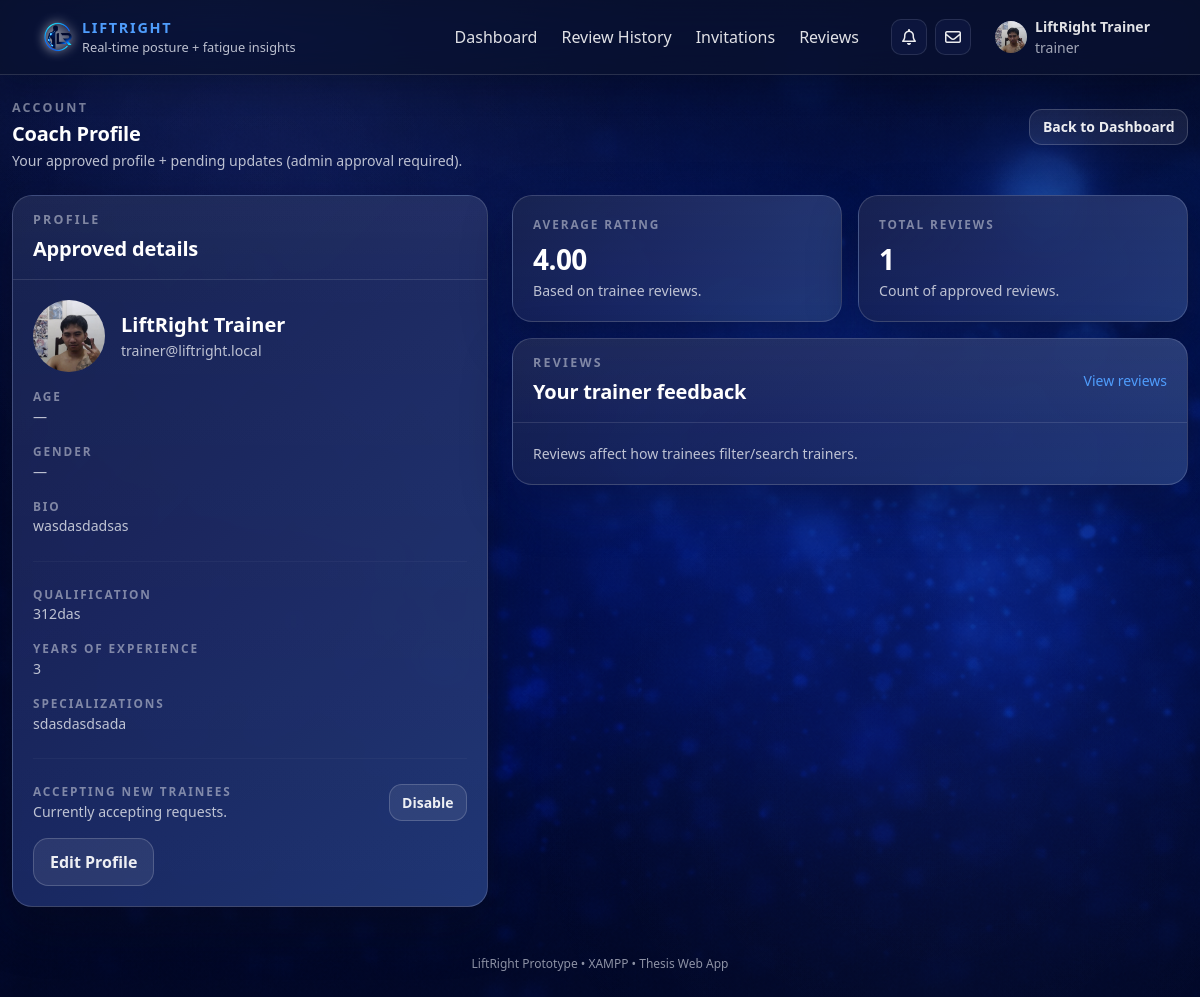
The app's page /web/coach/profile.php (signed in) with its own data.
### tables this page shows
CREATE TABLE `users` (
  `user_id` int NOT NULL,
  `full_name` varchar(120) NOT NULL,
  `email` varchar(190) NOT NULL,
  `password_hash` varchar(255) NOT NULL,
  `role` enum('user','trainer','admin') NOT NULL DEFAULT 'user',
  `age` int DEFAULT NULL,
  `birthdate` date DEFAULT NULL,
  `gender` enum('male','female','other','prefer_not_to_say') DEFAULT NULL,
  `bio` text,
  `profile_photo` varchar(255) DEFAULT NULL,
  `qualification` varchar(190) DEFAULT NULL,
  `years_experience` tinyint UNSIGNED DEFAULT NULL,
  `specializations` json DEFAULT NULL,
  `accepting_trainees` tinyint(1) NOT NULL DEFAULT '1',
  `created_at` timestamp NOT NULL DEFAULT CURRENT_TIMESTAMP,
  `last_login` timestamp NULL DEFAULT NULL,
  `trainer_id` int DEFAULT NULL,
  `account_status` enum('pending','approved','rejected','suspended') NOT NULL DEFAULT 'pending',
  `twofa_enabled` tinyint(1) NOT NULL DEFAULT '1',
  `failed_login_attempts` int NOT NULL DEFAULT '0',
  `lock_until` datetime DEFAULT NULL,
  `last_failed_login` timestamp NULL DEFAULT NULL,
  `email_verified_at` datetime DEFAULT NULL,
  `theme` varchar(30) NOT NULL DEFAULT 'default'
);

CREATE TABLE `trainer_rating_summary` (
  `trainer_id` int NOT NULL,
  `avg_rating` decimal(6,2) DEFAULT NULL,
  `review_count` bigint NOT NULL DEFAULT '0'
);

### web/config/config.php (called while the page is built, shortened)
<?php
$BASE_URL = "/liftright/web";
function h(string $s): string {
  return htmlspecialchars($s, ENT_QUOTES, 'UTF-8');
}

### web/includes/profile_change_helpers.php (called while the page is built, shortened)
<?php
function get_pending_profile_request(mysqli $db, int $user_id): ?array {
  $stmt = $db->prepare("
    SELECT *
    FROM profile_change_requests
    WHERE user_id = ? AND status = 'pending'
    ORDER BY created_at DESC
    LIMIT 1
  ");
  $stmt->bind_param("i", $user_id);
  $stmt->execute();
  $row = $stmt->get_result()->fetch_assoc();
  return $row ?: null;
}

### web/coach/profile.php (the view, shortened to what this page needs)
<?php
require_once __DIR__ . '/../config/config.php';
require_once __DIR__ . '/../includes/profile_change_helpers.php';
$user_id    = (int)($_SESSION['user_id'] ?? 0);
function calc_age(?string $birthdate): string {
  if (!$birthdate) return '—';
  $ts = strtotime($birthdate);
  $dob = new DateTime(date('Y-m-d', $ts));
  $now = new DateTime('today');
  return (string)$dob->diff($now)->y;
}
$stmt = $mysqli->prepare("
SELECT user_id, full_name, email,
       birthdate, gender, bio, profile_photo,
       qualification, years_experience, specializations,
       accepting_trainees
  FROM users
  WHERE user_id = ?
  LIMIT 1
");
$stmt->bind_param("i", $user_id);
$stmt->execute();
$u = $stmt->get_result()->fetch_assoc();
$pending = get_pending_profile_request($mysqli, $user_id);
$total_reviews = 0;
$avg_rating    = 0.0;
$stmt = $mysqli->prepare("
  SELECT avg_rating, review_count
  FROM trainer_rating_summary
  WHERE trainer_id = ?
  LIMIT 1
");
$stmt->bind_param("i", $user_id);
$stmt->execute();
$rs = $stmt->get_result()->fetch_assoc();
if ($rs) {
  $avg_rating    = (float)($rs['avg_rating'] ?? 0);
  $total_reviews = (int)($rs['review_count'] ?? 0);
}
require __DIR__ . '/../includes/head.php';
?>
<body>
<?php require __DIR__ . '/../includes/navbar.php'; ?>
<div class="lr-page-wrapper">
  <div class="container lr-main-container py-4">
    <div class="row mb-4 align-items-center">
      <div class="col-md-8">
        <div class="lr-section-title mb-1">Account</div>
        <h1 class="lr-section-heading mb-1">Coach Profile</h1>
        <p class="lr-stat-subtext mb-0">Your approved profile + pending updates (admin approval required).</p>
      </div>
      <div class="col-md-4 text-md-end mt-3 mt-md-0">
        <a class="btn btn-outline-light btn-sm" href="<?= $BASE_URL ?>/coach/dashboard.php">Back to Dashboard</a>
      </div>
    </div>
    <div class="row g-4">
      <div class="col-lg-5">
        <div class="lr-card">
          <div class="lr-card-header">
            <div class="lr-section-title mb-1">Profile</div>
            <div class="lr-section-heading mb-0">Approved details</div>
          </div>
          <div class="lr-card-body">
            <div class="d-flex align-items-center gap-3 mb-3">
              <?php
                $photo = (string)($u['profile_photo'] ?? '');
                $src = $photo ? ($BASE_URL . '/' . ltrim($photo, '/')) : '';
              ?>
              <div style="width:72px;height:72px;border-radius:50%;overflow:hidden;background:rgba(255,255,255,.08);display:flex;align-items:center;justify-content:center;">
                <?php if ($src): ?>
                  <img src="<?= h($src) ?>" alt="Profile photo" style="width:100%;height:100%;object-fit:cover;">
                <?php else: ?>
                  <span style="opacity:.8;">No photo</span>
                <?php endif; ?>
              </div>
              <div>
                <div class="fw-semibold fs-5"><?= h((string)$u['full_name']) ?></div>
                <div class="lr-stat-subtext"><?= h((string)$u['email']) ?></div>
              </div>
            </div>
            <div class="lr-stat-label">Age</div>
            <div class="lr-stat-subtext"><?= h(calc_age($u['birthdate'] ?? null)) ?></div>
            <div class="lr-stat-label mt-3">Gender</div>
            <div class="lr-stat-subtext"><?= h((string)($u['gender'] ?? '—')) ?></div>
            <div class="lr-stat-label mt-3">Bio</div>
            <div class="lr-stat-subtext"><?= h((string)($u['bio'] ?? '—')) ?></div>
            <hr class="border-secondary my-4">
            <div class="lr-stat-label">Qualification</div>
            <div class="lr-stat-subtext"><?= h((string)($u['qualification'] ?? '—')) ?></div>
            <div class="lr-stat-label mt-3">Years of experience</div>
            <div class="lr-stat-subtext"><?= $u['years_experience'] === null ? '—' : (int)$u['years_experience'] ?></div>
            <div class="lr-stat-label mt-3">Specializations</div>
            <div class="lr-stat-subtext">
              <?php
                $specRaw = $u['specializations'] ?? '';
                $out = '—';
                if (is_string($specRaw) && trim($specRaw) !== '') {
                  $trim = trim($specRaw);
                  $decoded = json_decode($trim, true);
                  if (is_array($decoded)) {
                    $decoded = array_values(array_filter(array_map('trim', $decoded), fn($x) => $x !== ''));
                    $out = $decoded ? implode(', ', $decoded) : '—';
                  } else {
                    $out = $trim;
                  }
                }
                echo h($out);
              ?>
            </div>
            <hr class="border-secondary my-4">
            <div class="d-flex justify-content-between align-items-center">
              <div>
                <div class="lr-stat-label">Accepting New Trainees</div>
                <div class="lr-stat-subtext">
                  <?= $u['accepting_trainees'] ? 'Currently accepting requests.' : 'Not accepting new trainees.' ?>
                </div>
              </div>
              <form method="post" class="m-0">
                <button class="btn <?= $u['accepting_trainees'] ? 'btn-outline-light' : 'btn-primary' ?> btn-sm">
                  <?= $u['accepting_trainees'] ? 'Disable' : 'Enable' ?>
                </button>
              </form>
            </div>
            <?php if (!$pending): ?>
              <a class="btn btn-outline-light mt-3"
                 href="<?= $BASE_URL ?>/coach/edit-profile.php">
                Edit Profile
              </a>
            <?php else: ?>
              <div class="lr-stat-subtext mt-3 mb-0">
                Editing is disabled while a request is pending.
              </div>
            <?php endif; ?>
          </div>
        </div>
      </div>
      <div class="col-lg-7">
        <div class="row g-3">
          <div class="col-md-6">
            <div class="lr-card h-100">
              <div class="lr-card-body">
                <div class="lr-stat-label">Average rating</div>
                <div class="lr-stat-value mt-1"><?= $total_reviews ? h(number_format($avg_rating, 2)) : '—' ?></div>
                <div class="lr-stat-subtext">Based on trainee reviews.</div>
              </div>
            </div>
          </div>
          <div class="col-md-6">
            <div class="lr-card h-100">
              <div class="lr-card-body">
                <div class="lr-stat-label">Total reviews</div>
                <div class="lr-stat-value mt-1"><?= (int)$total_reviews ?></div>
                <div class="lr-stat-subtext">Count of approved reviews.</div>
              </div>
            </div>
          </div>
          <div class="col-12">
            <div class="lr-card">
              <div class="lr-card-header d-flex justify-content-between align-items-center">
                <div>
                  <div class="lr-section-title mb-1">Reviews</div>
                  <div class="lr-section-heading mb-0">Your trainer feedback</div>
                </div>
                <a class="small text-decoration-none" href="<?= $BASE_URL ?>/coach/reviews.php">View reviews</a>
              </div>
              <div class="lr-card-body">
                <div class="lr-stat-subtext mb-0">
                  Reviews affect how trainees filter/search trainers.
                </div>
              </div>
            </div>
          </div>
        </div>
      </div>
    </div>
  </div>
</div>
<?php require __DIR__ . '/../includes/footer.php'; ?>

### web/includes/navbar.php (shortened to what this page needs)
<?php
global $BASE_URL;
global $mysqli;
$role = $_SESSION['role'] ?? null;
$full_name = $_SESSION['full_name'] ?? null;
$user_id = (int)($_SESSION['user_id'] ?? 0);
$profile_photo = null;
if ($user_id > 0 && isset($mysqli) && $mysqli instanceof mysqli) {
  $stmt = $mysqli->prepare("SELECT profile_photo FROM users WHERE user_id = ? LIMIT 1");
  $stmt->bind_param("i", $user_id);
  $stmt->execute();
  $row = $stmt->get_result()->fetch_assoc();
  if ($row && !empty($row['profile_photo'])) {
    $profile_photo = (string)$row['profile_photo'];
  }
}
$currentPath = parse_url($_SERVER['REQUEST_URI'] ?? '', PHP_URL_PATH) ?: '';
function nav_active(string $needle, string $currentPath): string {
  return str_contains($currentPath, $needle) ? ' active' : '';
}
?>
<nav class="navbar navbar-expand-lg fixed-top liftright-navbar">
  <div class="container">
    <a class="navbar-brand d-flex align-items-center gap-2" href="<?= $BASE_URL ?>/index.php">
      <img src="<?= $BASE_URL ?>/assets/images/logo/liftright-logo.png"
            alt="LiftRight Logo"
            class="lr-logo">
      <div class="d-flex flex-column">
        <span class="brand-accent">LiftRight</span>
        <span class="brand-subtitle">Real-time posture + fatigue insights</span>
      </div>
    </a>
    <div class="collapse navbar-collapse" id="lrNav">
      <ul class="navbar-nav ms-auto align-items-lg-center gap-lg-2">
        <?php if (!$role): ?>
          <li class="nav-item"><a class="nav-link" href="<?= $BASE_URL ?>/login.php">Login</a></li>
          <li class="nav-item"><a class="btn btn-primary btn-sm" href="<?= $BASE_URL ?>/register.php">Create account</a></li>
        <?php else: ?>
          <?php if ($role === 'user'): ?>
            <li class="nav-item"><a class="nav-link<?= nav_active('/trainee/dashboard.php', $currentPath) ?>" href="<?= $BASE_URL ?>/trainee/dashboard.php">Dashboard</a></li>
            <li class="nav-item"><a class="nav-link<?= nav_active('/trainee/sessions.php', $currentPath) || nav_active('/trainee/session-view.php', $currentPath) ? ' active' : '' ?>" href="<?= $BASE_URL ?>/trainee/sessions.php">Sessions</a></li>
            <li class="nav-item"><a class="nav-link<?= nav_active('/trainee/assign-trainer.php', $currentPath) ? ' active' : '' ?>" href="<?= $BASE_URL ?>/trainee/assign-trainer.php">Assign Trainer</a></li>
            <li class="nav-item">
              <a class="nav-link<?= nav_active('/trainee/trainer-info.php', $currentPath) ? ' active' : '' ?>" href="<?= $BASE_URL ?>/trainee/trainer-info.php">
                Trainer Info
              </a>
            </li>
          <?php elseif ($role === 'trainer'): ?>
            <li class="nav-item"><a class="nav-link<?= nav_active('/coach/dashboard.php', $currentPath) ? ' active' : '' ?>" href="<?= $BASE_URL ?>/coach/dashboard.php">Dashboard</a></li>
            <li class="nav-item"><a class="nav-link<?= nav_active('/coach/review-history.php', $currentPath) || nav_active('/coach/review-session.php', $currentPath) ? ' active' : '' ?>" href="<?= $BASE_URL ?>/coach/review-history.php">Review History</a></li>
            <li class="nav-item">
              <a class="nav-link d-flex align-items-center gap-2<?= nav_active('/coach/invitations.php', $currentPath) ? ' active' : '' ?>" href="<?= $BASE_URL ?>/coach/invitations.php">
                Invitations
              </a>
            </li>
            <li class="nav-item">
              <a class="nav-link<?= nav_active('/coach/reviews.php', $currentPath) ? ' active' : '' ?>" href="<?= $BASE_URL ?>/coach/reviews.php">
                Reviews
              </a>
            </li>
          <?php endif; ?>
          <li class="nav-item d-flex align-items-center gap-2 ms-lg-3">
            <div class="dropdown">
              <button class="lr-icon-btn" type="button"
                      data-bs-toggle="dropdown" data-bs-auto-close="outside"
                      aria-expanded="false" aria-label="Notifications">
                <i class="fa-regular fa-bell"></i>
              </button>
            </div>
            <div class="dropdown">
              <button class="lr-icon-btn" type="button"
                      data-bs-toggle="dropdown" data-bs-auto-close="outside"
                      aria-expanded="false" aria-label="Messages">
                <i class="fa-regular fa-envelope"></i>
              </button>
            </div>
          </li>
          <li class="nav-item dropdown ms-lg-2">
            <a class="nav-link d-flex align-items-center gap-2"
               href="#"
               role="button"
               data-bs-toggle="dropdown"
               aria-expanded="false">
              <?php
                $avatarSrc = '';
                if (!empty($profile_photo)) {
                  $avatarSrc = $BASE_URL . '/' . ltrim((string)$profile_photo, '/');
                }
              ?>
              <div class="avatar-circle" style="overflow:hidden; display:flex; align-items:center; justify-content:center;">
                <?php if ($avatarSrc): ?>
                  <img src="<?= h($avatarSrc) ?>" alt="Profile photo"
                      style="width:100%;height:100%;object-fit:cover;display:block;">
                <?php else: ?>
                  <?= h(initials((string)$full_name)) ?>
                <?php endif; ?>
              </div>
              <div class="d-none d-lg-block small">
                <div class="fw-semibold"><?= h((string)$full_name) ?></div>
                <div class="text-secondary" style="opacity:.85;"><?= h((string)$role) ?></div>
              </div>
            </a>
          </li>
        <?php endif; ?>
      </ul>
    </div>
  </div>
</nav>

### records on screen
users: profile_photo (picture), full_name "LiftRight Trainer", email "trainer@liftright.local", birthdate "—", gender "—", bio "wasdasdadsas", qualification "312das", years_experience "3", specializations "sdasdasdsada"
trainer_rating_summary: avg_rating "4.00", review_count "1"

### other values on screen
$full_name "LiftRight Trainer"
$role "trainer"
